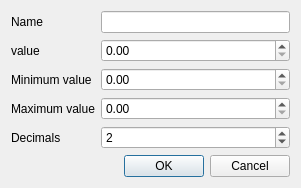
<?xml version="1.0" encoding="UTF-8"?>
<ui version="4.0">
 <class>FloatScalarDialog</class>
 <widget class="QDialog" name="FloatScalarDialog">
  <property name="geometry">
   <rect>
    <x>0</x>
    <y>0</y>
    <width>301</width>
    <height>179</height>
   </rect>
  </property>
  <property name="windowTitle">
   <string>Scalar</string>
  </property>
  <layout class="QVBoxLayout" name="verticalLayout">
   <item>
    <layout class="QGridLayout" name="gridLayout">
     <item row="0" column="0">
      <widget class="QLabel" name="label">
       <property name="text">
        <string>Name</string>
       </property>
      </widget>
     </item>
     <item row="0" column="1">
      <widget class="QLineEdit" name="nameEdit"/>
     </item>
     <item row="1" column="0">
      <widget class="QLabel" name="label_2">
       <property name="text">
        <string>value</string>
       </property>
      </widget>
     </item>
     <item row="1" column="1">
      <widget class="QDoubleSpinBox" name="valueEdit"/>
     </item>
     <item row="2" column="0">
      <widget class="QLabel" name="label_3">
       <property name="text">
        <string>Minimum value</string>
       </property>
      </widget>
     </item>
     <item row="2" column="1">
      <widget class="QDoubleSpinBox" name="minValueEdit"/>
     </item>
     <item row="3" column="0">
      <widget class="QLabel" name="label_4">
       <property name="text">
        <string>Maximum value</string>
       </property>
      </widget>
     </item>
     <item row="3" column="1">
      <widget class="QDoubleSpinBox" name="maxValueEdit"/>
     </item>
     <item row="4" column="0">
      <widget class="QLabel" name="label_5">
       <property name="text">
        <string>Decimals</string>
       </property>
      </widget>
     </item>
     <item row="4" column="1">
      <widget class="QSpinBox" name="decimalEdit">
       <property name="minimum">
        <number>1</number>
       </property>
       <property name="maximum">
        <number>10</number>
       </property>
       <property name="value">
        <number>2</number>
       </property>
      </widget>
     </item>
    </layout>
   </item>
   <item>
    <spacer name="verticalSpacer">
     <property name="orientation">
      <enum>Qt::Vertical</enum>
     </property>
     <property name="sizeHint" stdset="0">
      <size>
       <width>20</width>
       <height>0</height>
      </size>
     </property>
    </spacer>
   </item>
   <item>
    <widget class="QDialogButtonBox" name="buttonBox">
     <property name="orientation">
      <enum>Qt::Horizontal</enum>
     </property>
     <property name="standardButtons">
      <set>QDialogButtonBox::Cancel|QDialogButtonBox::Ok</set>
     </property>
    </widget>
   </item>
  </layout>
 </widget>
 <resources/>
 <connections>
  <connection>
   <sender>buttonBox</sender>
   <signal>accepted()</signal>
   <receiver>FloatScalarDialog</receiver>
   <slot>accept()</slot>
   <hints>
    <hint type="sourcelabel">
     <x>248</x>
     <y>254</y>
    </hint>
    <hint type="destinationlabel">
     <x>157</x>
     <y>274</y>
    </hint>
   </hints>
  </connection>
  <connection>
   <sender>buttonBox</sender>
   <signal>rejected()</signal>
   <receiver>FloatScalarDialog</receiver>
   <slot>reject()</slot>
   <hints>
    <hint type="sourcelabel">
     <x>316</x>
     <y>260</y>
    </hint>
    <hint type="destinationlabel">
     <x>286</x>
     <y>274</y>
    </hint>
   </hints>
  </connection>
 </connections>
</ui>
